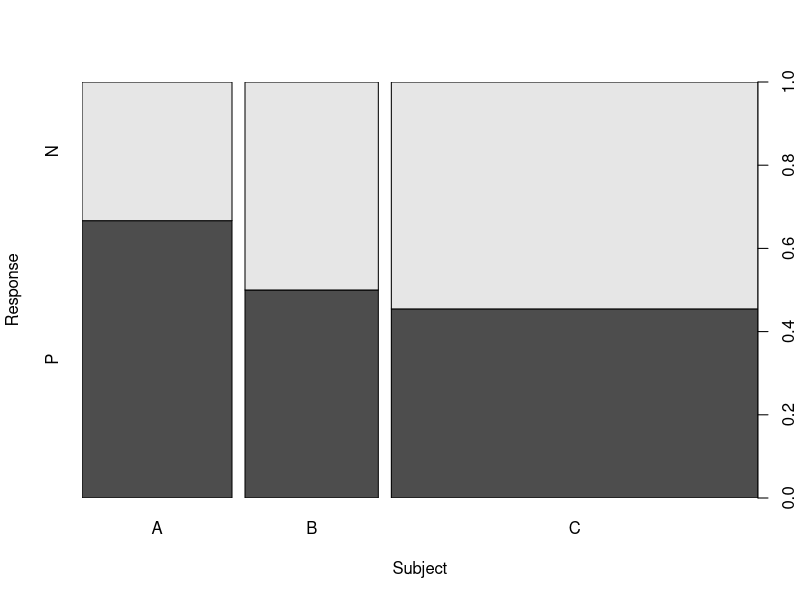
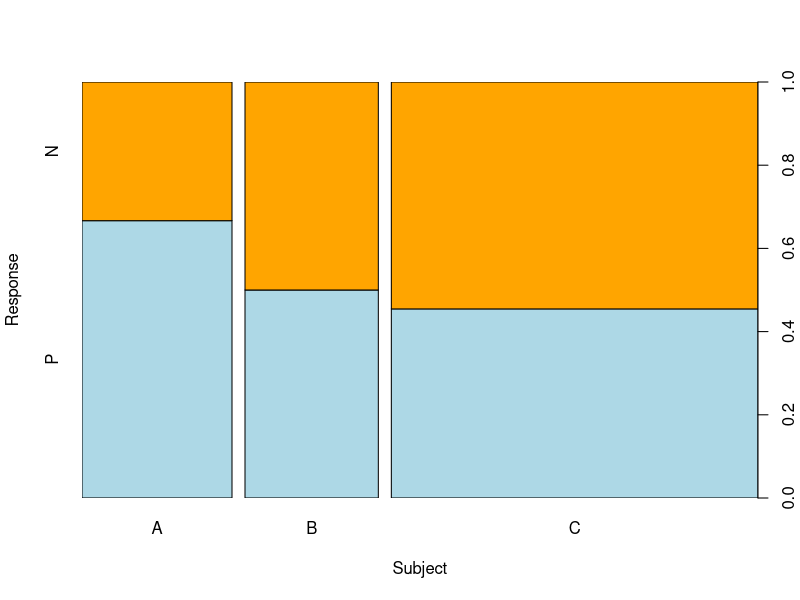
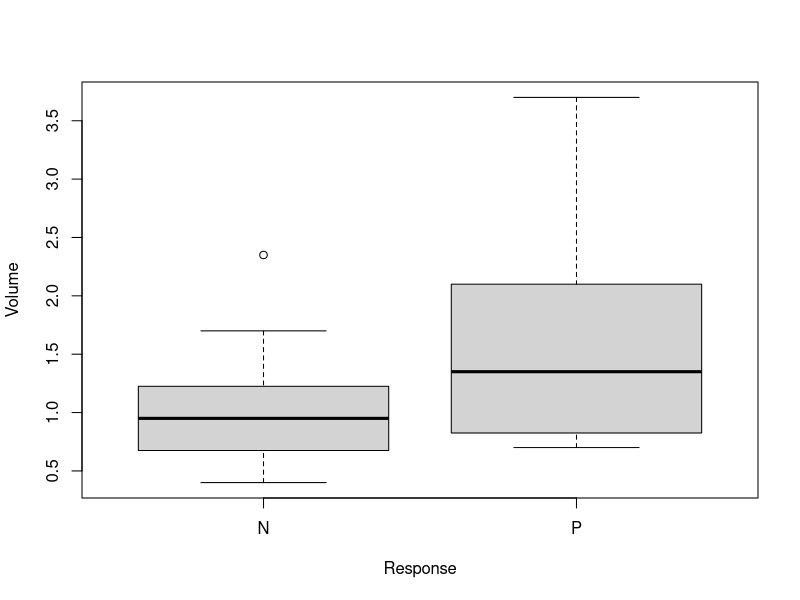
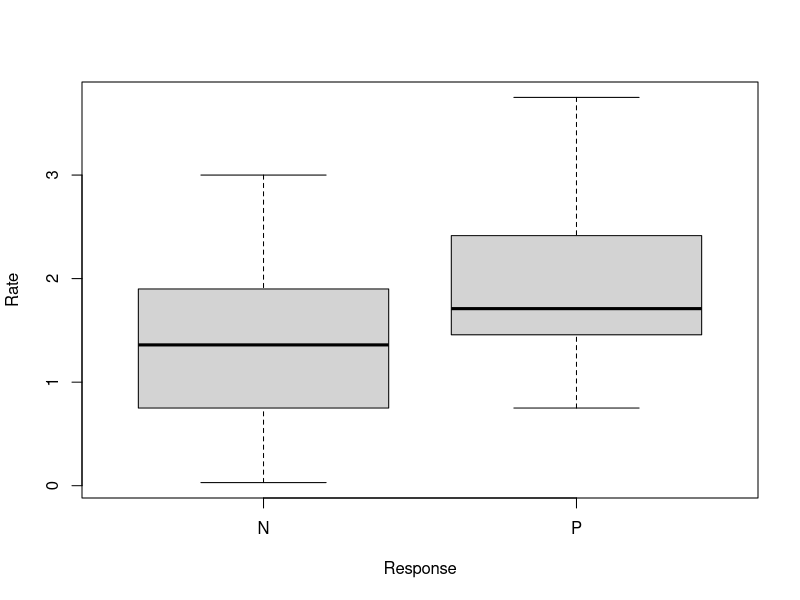
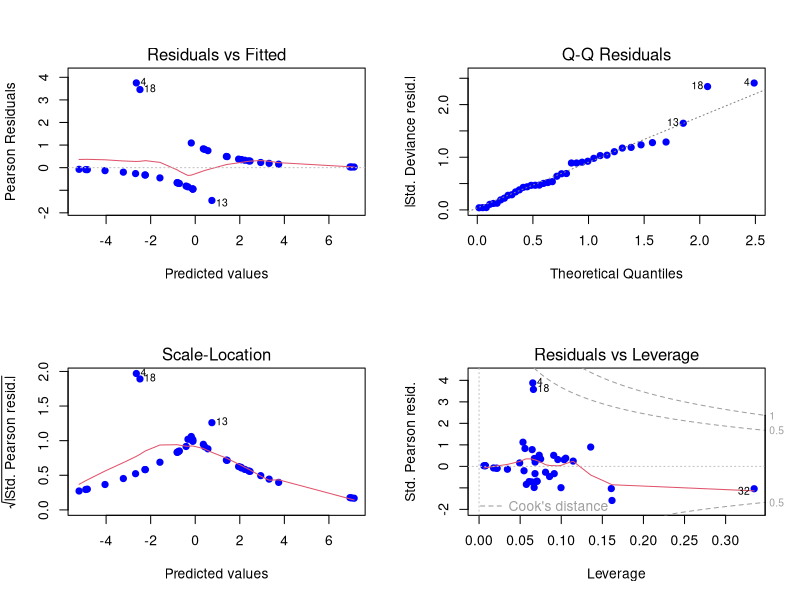
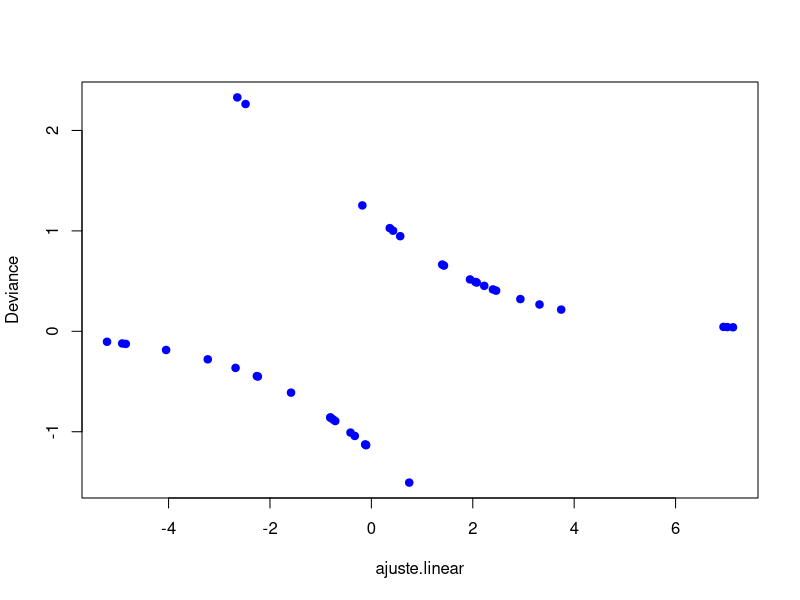
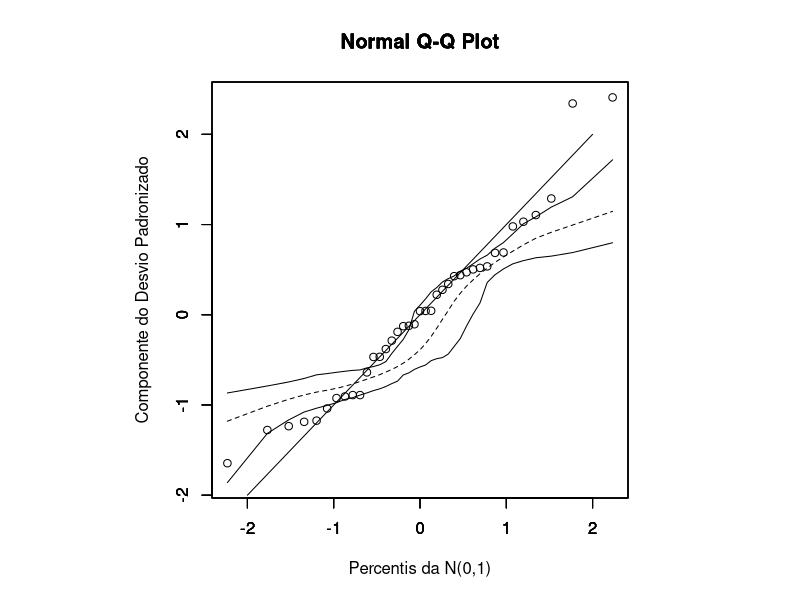

These charts were generated, in order, by the following R code:
###############################################
## Scripts Elementos de Aprendizado de Máquina
###############################################

###############################################
## Analise de Residuos Regressao Logistica
###############################################
rm(list=ls())

#seleciona o arquivo "quantal.dat"
dados <- read.csv("quantal.dat", sep="",stringsAsFactors = TRUE)
names(dados)

## Analise Exploratoria
plot(Response ~ Subject, data=dados)
plot(Response ~ Subject, data=dados, col=c("light blue","orange"))
plot(Volume ~ Response, data=dados)
plot(Rate ~ Response, data=dados)

## Ajuste do Modelo Logistico (Binomial)
## Binomial Link: logit
modelo <- glm(Response ~ Volume + Rate, 
              family = binomial(link = "logit"), data = dados)
summary(modelo)
1 - pchisq(modelo$deviance,modelo$df.residual) ## p-value "Deviance"

confint(modelo)
exp(coefficients(modelo))
exp(confint(modelo))

## Analise dos residuos
dados$ajuste.linear   <- predict(modelo, type="link")
dados$ajuste   <- predict(modelo, type="response")
dados$Deviance <- residuals(modelo, type="deviance")
dados$Pearson  <- residuals(modelo, type="pearson")

par(mfrow=c(2,2))
plot(modelo, pch=19, col="blue")

par(mfrow=c(1,1))
plot(Deviance ~ ajuste.linear, data=dados, col="blue", pch=19)

####################################################################
## EXERCICIO
## Usando a aula03b.R tenta implementar a análise de resíduos por 
## envelope para a regressão binária ajustada.
####################################################################


#################################################################
## Envelope de Probabilidade - Modelo Bernoulli (logístico)

fit.model <- modelo

X <- model.matrix(fit.model)
n <- nrow(X)
p <- ncol(X)
w <- fit.model$weights
W <- diag(w)
H <- solve(t(X)%*%W%*%X)
H <- sqrt(W)%*%X%*%H%*%t(X)%*%sqrt(W)
h <- diag(H)

# Desvio Residual - "Ajustado"
td <- resid(fit.model,type="deviance")/sqrt(1-h)

# Simulacao do envelope
m <- 1000
e <- matrix(0,n,m)	# Armazena as simulacoes
for(i in 1:m){
  # Gera novas saidas a partir dos valores ajustados (originais)
  nresp <- rbinom(n, 1, fitted(fit.model))
  fit   <- glm(nresp ~ X, poisson(link = "log"))
  w     <- fit$weights
  W     <- diag(w)
  H     <- solve(t(X)%*%W%*%X)
  H     <- sqrt(W)%*%X%*%H%*%t(X)%*%sqrt(W)
  h     <- diag(H)
  e[,i] <- sort( resid(fit,type="deviance")/sqrt(1-h) )
}

# Construcao do envelope com 95% de confianca
e1 <- numeric(n)		# limites inferiores
e2 <- numeric(n)		# limites superiores
for(i in 1:n){
  e0    <- sort(e[i,])	# ordena cada percentil
  e1[i] <- e0[floor(m*.005)]		# Percentil 5
  e2[i] <- e0[floor(m*.995)]		# Percentil 95
}

med   <- apply(e,1,mean)	# Define as medias para cada percentil
faixa <- range(td,e1,e2)	# Define os minimos e maximos
par(pty="s")			# square plotting region
qqnorm(td,xlab="Percentis da N(0,1)",ylab="Componente do Desvio Padronizado",ylim=faixa)
par(new=T)									# Permite inserir novas linhas
qqnorm(e1,xlab="",ylab="",type="l",ylim=faixa,lty=1)		# Limite Inferior
par(new=T)
qqnorm(e2,xlab="",ylab="",type="l",ylim=faixa,lty=1)		# Limite Superior
par(new=T)
qqnorm(med,xlab="",ylab="",type="l",ylim=faixa,lty=2)	# Linha Central

lines(x=seq(-2,2,.01), y=seq(-2,2,.01))
